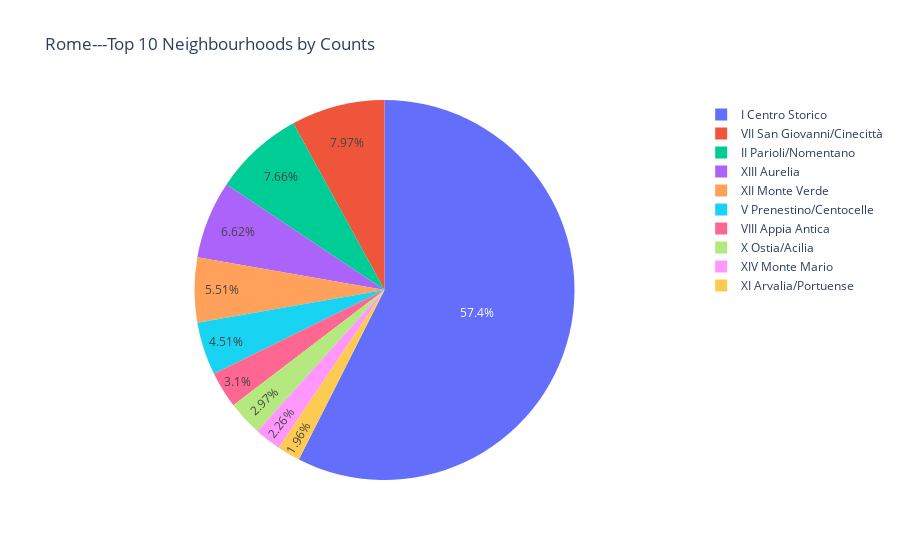
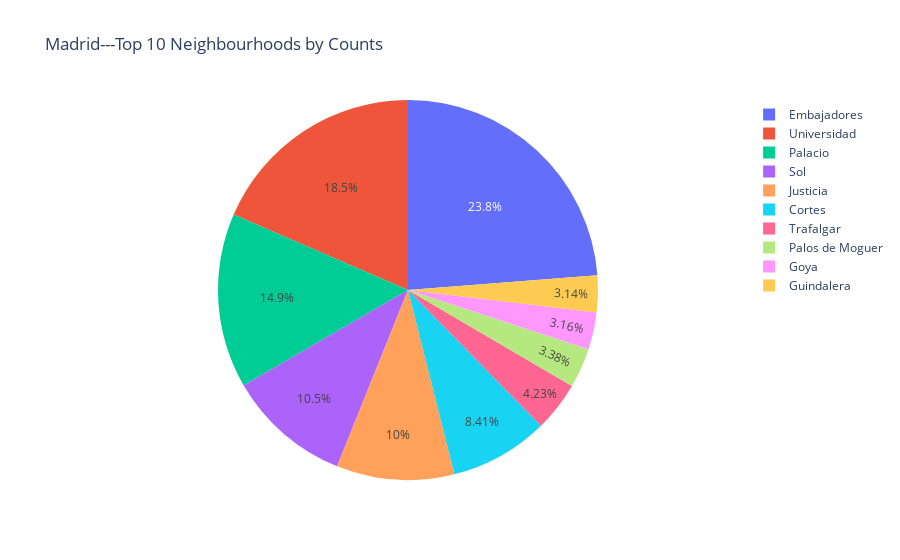
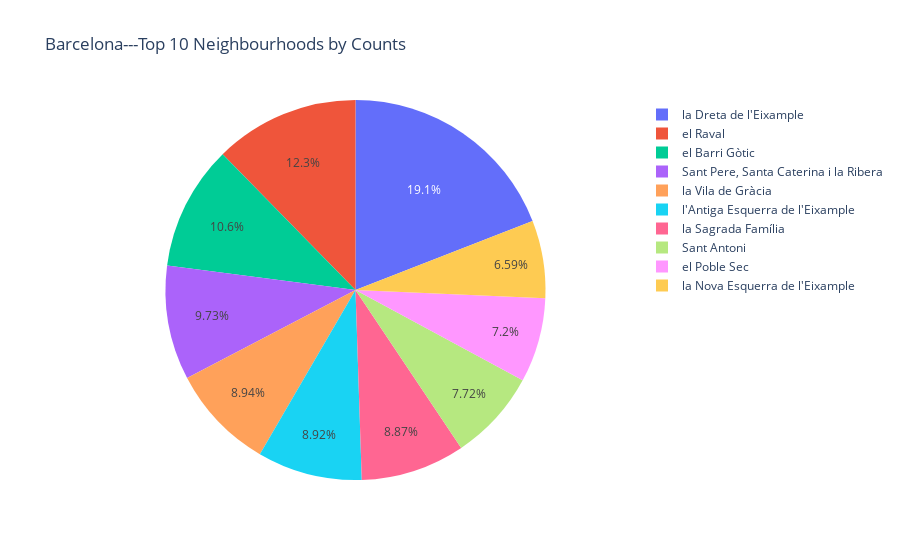
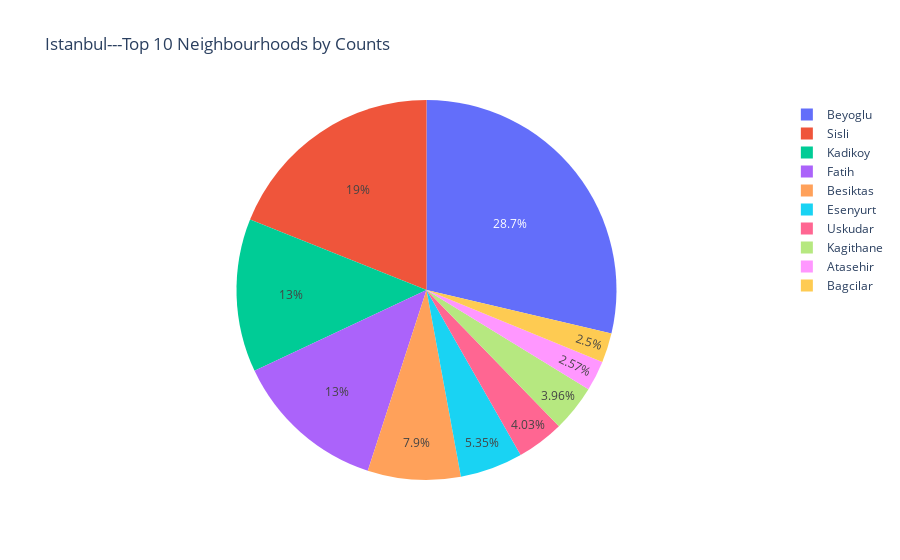

Notebook code for these charts, in order:
### Code cell
create_pie(cities, final_dataframe)

### Figure 1 — Plotly figure (JSON) as saved in the notebook; plotly's stock layout.template omitted (floating-point values rounded to 4 significant figures)
{"data": [{"domain": {"x": [0, 1], "y": [0, 1]}, "hovertemplate": "neighbourhood=%{label}<br>count=%{value}<extra></extra>", "labels": ["I Centro Storico", "VII San Giovanni/Cinecittà", "II Parioli/Nomentano", "XIII Aurelia", "XII Monte Verde", "V Prenestino/Centocelle", "VIII Appia Antica", "X Ostia/Acilia", "XIV Monte Mario", "XI Arvalia/Portuense"], "legendgroup": "", "name": "", "showlegend": true, "type": "pie", "values": [60622, 8406, 8081, 6984, 5812, 4764, 3275, 3134, 2386, 2071]}], "layout": {"legend": {"tracegroupgap": 0}, "title": {"text": "Rome---Top 10 Neighbourhoods by Counts"}}}

### Figure 2 — Plotly figure (JSON) as saved in the notebook; plotly's stock layout.template omitted (floating-point values rounded to 4 significant figures)
{"data": [{"domain": {"x": [0, 1], "y": [0, 1]}, "hovertemplate": "neighbourhood=%{label}<br>count=%{value}<extra></extra>", "labels": ["Embajadores", "Universidad", "Palacio", "Sol", "Justicia", "Cortes", "Trafalgar", "Palos de Moguer", "Goya", "Guindalera"], "legendgroup": "", "name": "", "showlegend": true, "type": "pie", "values": [11784, 9172, 7384, 5227, 4968, 4174, 2096, 1678, 1566, 1556]}], "layout": {"legend": {"tracegroupgap": 0}, "title": {"text": "Madrid---Top 10 Neighbourhoods by Counts"}}}

### Figure 3 — Plotly figure (JSON) as saved in the notebook; plotly's stock layout.template omitted (floating-point values rounded to 4 significant figures)
{"data": [{"domain": {"x": [0, 1], "y": [0, 1]}, "hovertemplate": "neighbourhood=%{label}<br>count=%{value}<extra></extra>", "labels": ["la Dreta de l'Eixample", "el Raval", "el Barri Gòtic", "Sant Pere, Santa Caterina i la Ribera", "la Vila de Gràcia", "l'Antiga Esquerra de l'Eixample", "la Sagrada Família", "Sant Antoni", "el Poble Sec", "la Nova Esquerra de l'Eixample"], "legendgroup": "", "name": "", "showlegend": true, "type": "pie", "values": [8941, 5770, 4969, 4557, 4185, 4177, 4151, 3616, 3373, 3085]}], "layout": {"legend": {"tracegroupgap": 0}, "title": {"text": "Barcelona---Top 10 Neighbourhoods by Counts"}}}

### Figure 4 — Plotly figure (JSON) as saved in the notebook; plotly's stock layout.template omitted (floating-point values rounded to 4 significant figures)
{"data": [{"domain": {"x": [0, 1], "y": [0, 1]}, "hovertemplate": "neighbourhood=%{label}<br>count=%{value}<extra></extra>", "labels": ["Beyoglu", "Sisli", "Kadikoy", "Fatih", "Besiktas", "Esenyurt", "Uskudar", "Kagithane", "Atasehir", "Bagcilar"], "legendgroup": "", "name": "", "showlegend": true, "type": "pie", "values": [36827, 24332, 16740, 16697, 10143, 6865, 5169, 5090, 3305, 3207]}], "layout": {"legend": {"tracegroupgap": 0}, "title": {"text": "Istanbul---Top 10 Neighbourhoods by Counts"}}}
